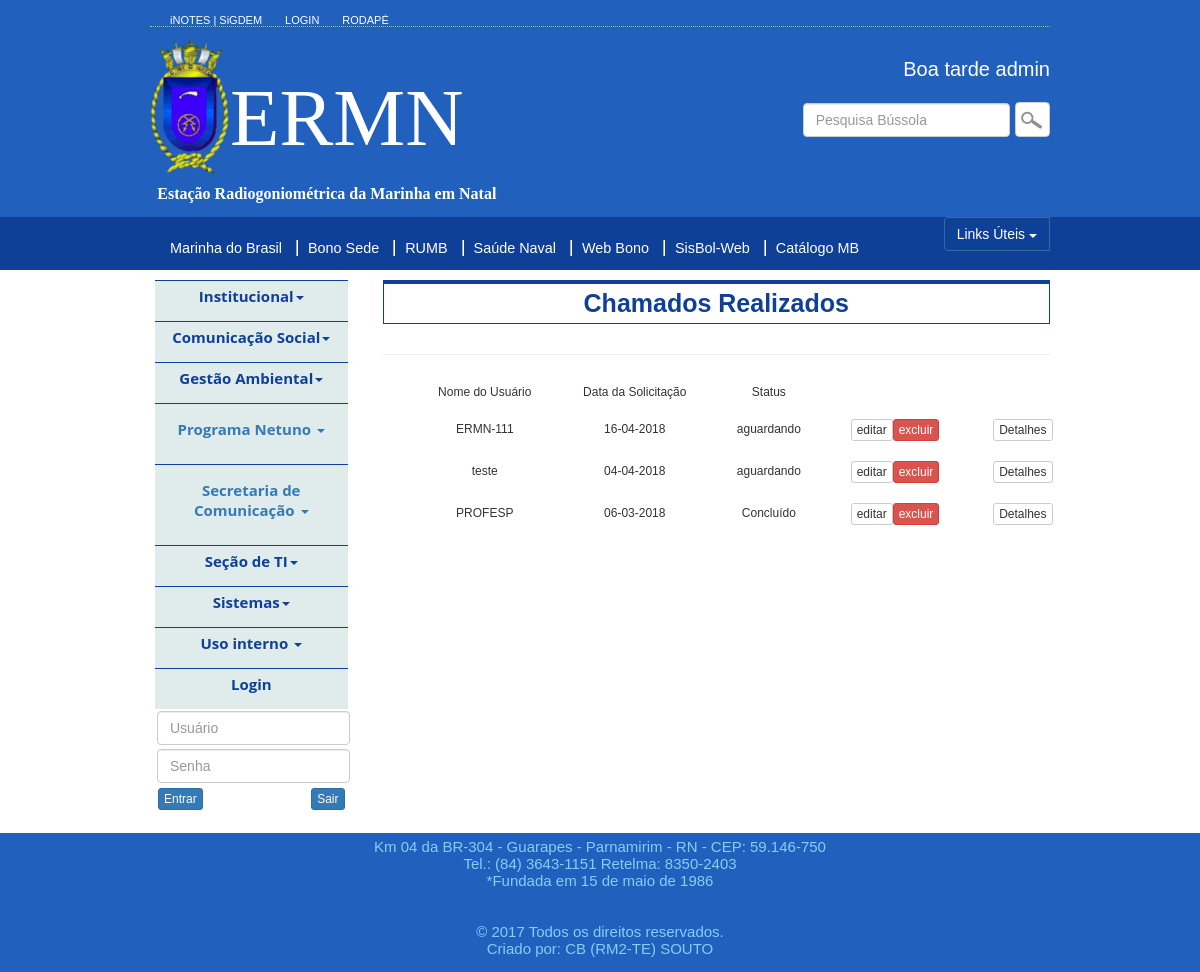
The page /views/sti.php (signed in) on the database its author committed.
### tables this page shows
CREATE TABLE `chamadosti` (
  `id` int(11) NOT NULL,
  `nome` varchar(60) NOT NULL,
  `usuario` varchar(30) NOT NULL,
  `descricao` varchar(250) NOT NULL,
  `sdata` varchar(15) NOT NULL,
  `infpc` varchar(30) NOT NULL,
  `infpc2` varchar(40) NOT NULL,
  `providenciado` varchar(20) NOT NULL,
  `solucao` varchar(250) NOT NULL,
  `substituicao` varchar(20) NOT NULL,
  `itemdesc` varchar(200) NOT NULL
);

### repository/ChamadoStiRepository.class.php (called while the page is built, shortened)
<?php
class ChamadoStiRepository {
      private $conexao;
      function __construct($conexao) {
        $this->conexao = $conexao;
    }
        public function listarChamadoSti(){
        $retorno = array();
        $query = "SELECT id, nome, usuario, descricao, sdata, infpc, infpc2, providenciado, solucao, "
                . "substituicao, itemdesc FROM chamadosti ORDER BY id DESC ";
          if ($stmt = $this->conexao->getMysqli()->prepare($query)) {
            $stmt->execute();
            $stmt->bind_result($id, $nome, $usuario, $descricao, $sData, $infpc, $infpc2, $providenciado, $solucao, $substituicao, $itemdesc);
            while ($stmt->fetch()) {
                $retorno[] = new ChamadoSti($id, $nome, $usuario, $descricao, $sData, $infpc, $infpc2, $providenciado, $solucao, $substituicao, $itemdesc);
            }
        }else{
            throw new Exception("erro no prepare: ". $this->conexao->getObjetoConexao()->error );
        }
        return $retorno;
    }
}

### util/ConexaoDeInclusao.class.php (called while the page is built, shortened)
<?php
class ConexaoDeInclusao {
    private $host = "localhost";
    private $usuario = "root";
    private $senha = "sabotagem";
    private $banco = "intranetermn";
    private $mysqli;
    public function __construct() {
        $this->mysqli = new mysqli($this->host, $this->usuario,$this->senha,$this->banco);
    }
    public function getMysqli(){
        return $this->mysqli;
    }
}

### entity/ChamadoSti.class.php (called while the page is built, shortened)
<?php
class ChamadoSti {
    private $id;
    private $usuario;
    private $sData;
    private $providenciado;
    function __construct($id, $nome, $usuario, $descricao, $sData, $infpc, $infpc2, $providenciado, $solucao, $substituicao, $itemdesc) {
        $this->id = $id;
        $this->usuario = $usuario;
        $this->sData = $sData;
        $this->providenciado = $providenciado;
    }
    function getId() {
        return $this->id;
    }
    function getUsuario() {
        return $this->usuario;
    }
    function getSData() {
        return $this->sData;
    }
    function getProvidenciado() {
        return $this->providenciado;
    }
}

### views/sti.php (the view, shortened to what this page needs)
<!DOCTYPE html>
<?php
include_once '../entity/ChamadoSti.class.php';
include_once '../util/ConexaoDeInclusao.class.php';
include_once '../repository/ChamadoStiRepository.class.php';
    $conexao = new ConexaoDeInclusao();
    $chamadoStiRepository = new ChamadoStiRepository($conexao);
    $lista = $chamadoStiRepository->listarChamadoSti();
?>
<html lang="pt-br">
    <head>
        <?php
        include './cssJsImports.php';
        ?>
    </head>
    <body id="wrapper">
        <?php
        include './header.php';
        ?>
        <section class="container" id="main">
            <div class="links">
                    <?php
                    include './navegacao.php';
                    ?>
                    <div class="col-md-9 ">
                        <table>
                            <tr><p class="styleTitulo" id="stiRef">Chamados Realizados</p></tr>
                        </table>
                        <session>
                            <hr/>
                            <table class="tbSolicitacao">
                                    <tr>
                                        <td>Nome do Usuário</td>
                                        <td>Data da Solicitação</td>
                                        <td>Status</td>
                                    </tr>
                            <?php
                                for($i=0; $i < sizeof($lista); $i++){
                                    $chamadoSti = $lista[$i];
                                 ?>
                                    <tr>
                                        <td><?= $chamadoSti->getUsuario()?></td>
                                        <td><?= $chamadoSti->getSData()?></td>
                                        <td><?= $chamadoSti->getProvidenciado()?></td>
                                        <?php if(isset($_SESSION['usuarioNome']) && $_SESSION['usuarioNome'] != ""){
                                        echo '<td><input type="submit" class="btn btn-xs btn-default editarCall" id="'.$chamadoSti->getId().'" name="editarCall" value="editar">';
                                        echo '<input type="submit" class="btn btn-xs btn-danger excluirCall" id="'.$chamadoSti->getId().'" name="excluirCall" value="excluir"></td>';
                                        }?>
                                        <td class="btnDetalhes"><input type="submit" class="btn btn-xs btn-default detalhesCall" id="<?php echo $chamadoSti->getId()?>" name="detalhesCall" value="Detalhes"</td>
                            <?php }?>
                                 </tr>
                                </table>
                        </session>
                    </div>
                </div>
        </section>
            <?php
            include 'footer.php';
            ?>
    </body>
</html>

### css/index.css (style rules this page uses)
* { padding: 0; list-style: none; vertical-align: baseline; }
body { font: 100% Arial, FreeSans, sans-serif; margin: 0; }
#wrapper { margin: 0 auto; max-width: 100%; width: 100%; font-size: 1.2em; font-family: "open_sansregular", Arial, Helvetica, sans-serif; }
#main { margin-bottom: 20px; }
.links { width: 930px; padding-top: 10px; margin: 40px auto; }

### css/estilos.css (style rules this page uses)
.styleTitulo { font-size: 25px; font-weight: bold; color: #0e4097; border-top: 4px #0e4097 solid; border-bottom: 1px #0e4097 solid; border-left: 1px #0e4097 solid; border-right: 1px #0e4097 solid; text-align: center; padding-top: 5px; padding-bottom: 5px; }
.tbSolicitacao { text-align: center; margin-left: 30px; width: 660px; padding: 40px; }
.tbSolicitacao td, .tbDetalhes td { padding: 10px 20px; }
.btnDetalhes { text-align: right; }

### rows shown on the page
chamadosti: usuario "ERMN-111", sdata "16-04-2018", providenciado "aguardando"
chamadosti: usuario "teste", sdata "04-04-2018", providenciado "aguardando"
chamadosti: usuario "PROFESP", sdata "06-03-2018", providenciado "Concluído"

### other values the page prints
$resp "Boa tarde admin"
